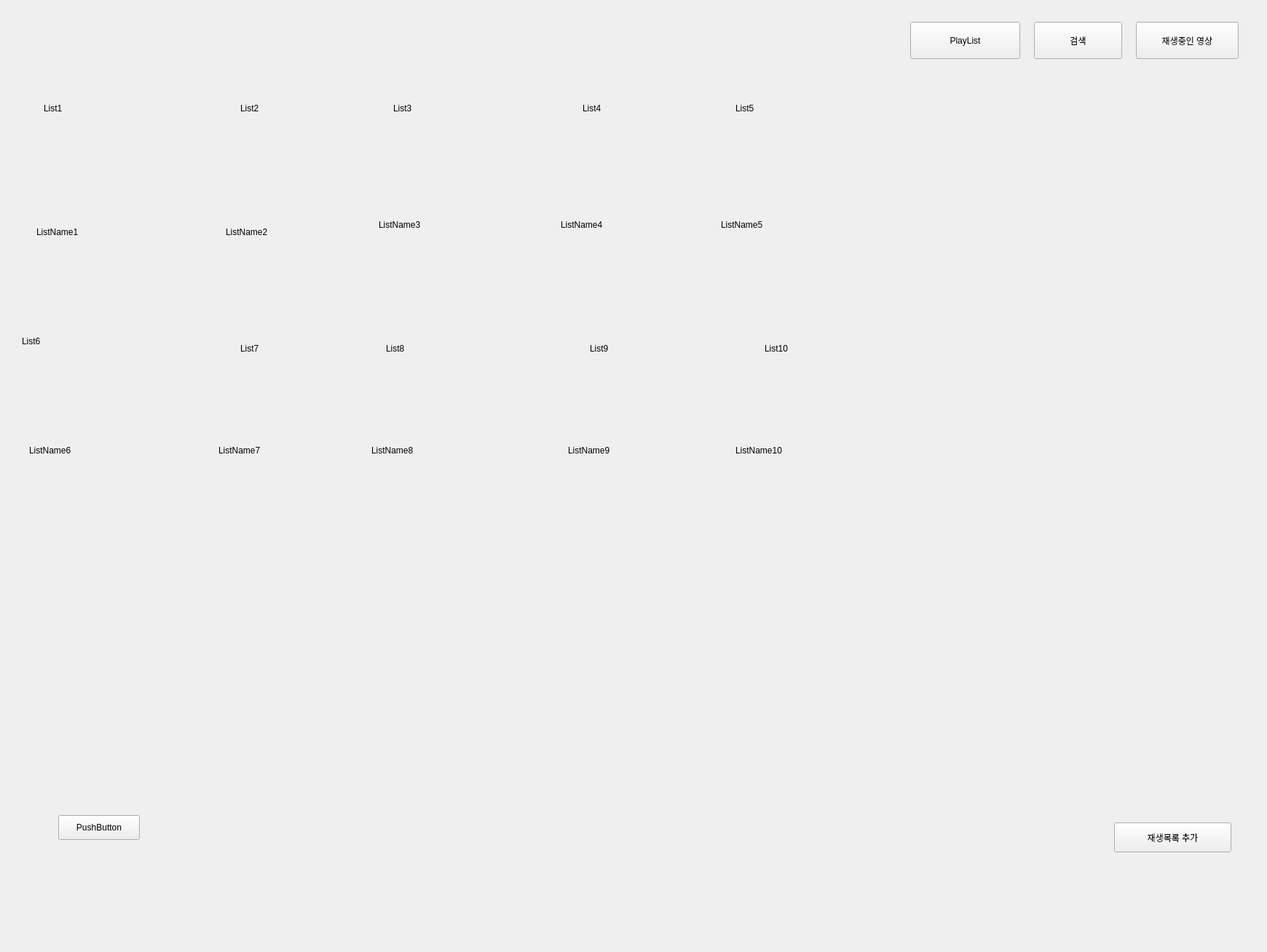
<?xml version="1.0" encoding="UTF-8"?>
<ui version="4.0">
 <class>YouTubePlayer</class>
 <widget class="QMainWindow" name="YouTubePlayer">
  <property name="geometry">
   <rect>
    <x>0</x>
    <y>0</y>
    <width>1740</width>
    <height>1308</height>
   </rect>
  </property>
  <property name="windowTitle">
   <string>MainWindow</string>
  </property>
  <widget class="QWidget" name="centralwidget">
   <widget class="QPushButton" name="MoveSearchPageBtn">
    <property name="geometry">
     <rect>
      <x>1420</x>
      <y>30</y>
      <width>121</width>
      <height>51</height>
     </rect>
    </property>
    <property name="text">
     <string>검색</string>
    </property>
   </widget>
   <widget class="QPushButton" name="MovePlayPageBtn">
    <property name="geometry">
     <rect>
      <x>1560</x>
      <y>30</y>
      <width>141</width>
      <height>51</height>
     </rect>
    </property>
    <property name="text">
     <string>재생중인 영상</string>
    </property>
   </widget>
   <widget class="QStackedWidget" name="stackedWidget">
    <property name="geometry">
     <rect>
      <x>10</x>
      <y>90</y>
      <width>1711</width>
      <height>1121</height>
     </rect>
    </property>
    <property name="currentIndex">
     <number>0</number>
    </property>
    <widget class="QWidget" name="PlayListPage">
     <widget class="QLabel" name="List1">
      <property name="geometry">
       <rect>
        <x>50</x>
        <y>50</y>
        <width>77</width>
        <height>18</height>
       </rect>
      </property>
      <property name="text">
       <string>List1</string>
      </property>
     </widget>
     <widget class="QLabel" name="List2">
      <property name="geometry">
       <rect>
        <x>320</x>
        <y>50</y>
        <width>77</width>
        <height>18</height>
       </rect>
      </property>
      <property name="text">
       <string>List2</string>
      </property>
     </widget>
     <widget class="QLabel" name="List3">
      <property name="geometry">
       <rect>
        <x>530</x>
        <y>50</y>
        <width>77</width>
        <height>18</height>
       </rect>
      </property>
      <property name="text">
       <string>List3</string>
      </property>
     </widget>
     <widget class="QLabel" name="List4">
      <property name="geometry">
       <rect>
        <x>790</x>
        <y>50</y>
        <width>77</width>
        <height>18</height>
       </rect>
      </property>
      <property name="text">
       <string>List4</string>
      </property>
     </widget>
     <widget class="QLabel" name="List5">
      <property name="geometry">
       <rect>
        <x>1000</x>
        <y>50</y>
        <width>77</width>
        <height>18</height>
       </rect>
      </property>
      <property name="text">
       <string>List5</string>
      </property>
     </widget>
     <widget class="QLabel" name="List6">
      <property name="geometry">
       <rect>
        <x>20</x>
        <y>370</y>
        <width>77</width>
        <height>18</height>
       </rect>
      </property>
      <property name="text">
       <string>List6</string>
      </property>
     </widget>
     <widget class="QLabel" name="List7">
      <property name="geometry">
       <rect>
        <x>320</x>
        <y>380</y>
        <width>77</width>
        <height>18</height>
       </rect>
      </property>
      <property name="text">
       <string>List7</string>
      </property>
     </widget>
     <widget class="QLabel" name="List8">
      <property name="geometry">
       <rect>
        <x>520</x>
        <y>380</y>
        <width>77</width>
        <height>18</height>
       </rect>
      </property>
      <property name="text">
       <string>List8</string>
      </property>
     </widget>
     <widget class="QLabel" name="List9">
      <property name="geometry">
       <rect>
        <x>800</x>
        <y>380</y>
        <width>77</width>
        <height>18</height>
       </rect>
      </property>
      <property name="text">
       <string>List9</string>
      </property>
     </widget>
     <widget class="QLabel" name="List10">
      <property name="geometry">
       <rect>
        <x>1040</x>
        <y>380</y>
        <width>77</width>
        <height>18</height>
       </rect>
      </property>
      <property name="text">
       <string>List10</string>
      </property>
     </widget>
     <widget class="QLabel" name="ListName1">
      <property name="geometry">
       <rect>
        <x>40</x>
        <y>220</y>
        <width>101</width>
        <height>18</height>
       </rect>
      </property>
      <property name="text">
       <string>ListName1</string>
      </property>
     </widget>
     <widget class="QLabel" name="ListName2">
      <property name="geometry">
       <rect>
        <x>300</x>
        <y>220</y>
        <width>101</width>
        <height>18</height>
       </rect>
      </property>
      <property name="text">
       <string>ListName2</string>
      </property>
     </widget>
     <widget class="QLabel" name="ListName3">
      <property name="geometry">
       <rect>
        <x>510</x>
        <y>210</y>
        <width>101</width>
        <height>18</height>
       </rect>
      </property>
      <property name="text">
       <string>ListName3</string>
      </property>
     </widget>
     <widget class="QLabel" name="ListName4">
      <property name="geometry">
       <rect>
        <x>760</x>
        <y>210</y>
        <width>101</width>
        <height>18</height>
       </rect>
      </property>
      <property name="text">
       <string>ListName4</string>
      </property>
     </widget>
     <widget class="QLabel" name="ListName5">
      <property name="geometry">
       <rect>
        <x>980</x>
        <y>210</y>
        <width>101</width>
        <height>18</height>
       </rect>
      </property>
      <property name="text">
       <string>ListName5</string>
      </property>
     </widget>
     <widget class="QLabel" name="ListName6">
      <property name="geometry">
       <rect>
        <x>30</x>
        <y>520</y>
        <width>101</width>
        <height>18</height>
       </rect>
      </property>
      <property name="text">
       <string>ListName6</string>
      </property>
     </widget>
     <widget class="QLabel" name="ListName7">
      <property name="geometry">
       <rect>
        <x>290</x>
        <y>520</y>
        <width>101</width>
        <height>18</height>
       </rect>
      </property>
      <property name="text">
       <string>ListName7</string>
      </property>
     </widget>
     <widget class="QLabel" name="ListName8">
      <property name="geometry">
       <rect>
        <x>500</x>
        <y>520</y>
        <width>101</width>
        <height>18</height>
       </rect>
      </property>
      <property name="text">
       <string>ListName8</string>
      </property>
     </widget>
     <widget class="QLabel" name="ListName9">
      <property name="geometry">
       <rect>
        <x>770</x>
        <y>520</y>
        <width>101</width>
        <height>18</height>
       </rect>
      </property>
      <property name="text">
       <string>ListName9</string>
      </property>
     </widget>
     <widget class="QLabel" name="ListName10">
      <property name="geometry">
       <rect>
        <x>1000</x>
        <y>520</y>
        <width>101</width>
        <height>18</height>
       </rect>
      </property>
      <property name="text">
       <string>ListName10</string>
      </property>
     </widget>
     <widget class="QPushButton" name="PlayListPage_YoutubeLogoBtn">
      <property name="geometry">
       <rect>
        <x>70</x>
        <y>1030</y>
        <width>112</width>
        <height>34</height>
       </rect>
      </property>
      <property name="text">
       <string>PushButton</string>
      </property>
     </widget>
     <widget class="QPushButton" name="PlayListPage_AddPlayListBtn">
      <property name="geometry">
       <rect>
        <x>1520</x>
        <y>1040</y>
        <width>161</width>
        <height>41</height>
       </rect>
      </property>
      <property name="text">
       <string>재생목록 추가</string>
      </property>
     </widget>
    </widget>
    <widget class="QWidget" name="PlayPage">
     <widget class="QScrollArea" name="PlayPage_TitleScrollArea">
      <property name="geometry">
       <rect>
        <x>10</x>
        <y>80</y>
        <width>1061</width>
        <height>91</height>
       </rect>
      </property>
      <property name="widgetResizable">
       <bool>true</bool>
      </property>
      <widget class="QWidget" name="PlayPageScrollAreaWidgetContents">
       <property name="geometry">
        <rect>
         <x>0</x>
         <y>0</y>
         <width>1059</width>
         <height>89</height>
        </rect>
       </property>
       <widget class="QLabel" name="PlayPage_TitleLabel">
        <property name="geometry">
         <rect>
          <x>10</x>
          <y>10</y>
          <width>1031</width>
          <height>71</height>
         </rect>
        </property>
        <property name="text">
         <string>PlayPageTitleLabel</string>
        </property>
       </widget>
      </widget>
     </widget>
     <widget class="QLabel" name="PlayPage_PlayListNameLabel">
      <property name="geometry">
       <rect>
        <x>1250</x>
        <y>80</y>
        <width>461</width>
        <height>31</height>
       </rect>
      </property>
      <property name="text">
       <string>PlayPagePlayListNameLabel</string>
      </property>
     </widget>
     <widget class="QPushButton" name="PlayPage_PlayBeforeVideoBtn">
      <property name="geometry">
       <rect>
        <x>1100</x>
        <y>80</y>
        <width>112</width>
        <height>34</height>
       </rect>
      </property>
      <property name="text">
       <string>PushButton</string>
      </property>
     </widget>
     <widget class="QPushButton" name="PlayPage_PlayVideoBtn">
      <property name="geometry">
       <rect>
        <x>1100</x>
        <y>140</y>
        <width>112</width>
        <height>34</height>
       </rect>
      </property>
      <property name="text">
       <string>PushButton</string>
      </property>
     </widget>
     <widget class="QPushButton" name="PlayPage_StopVideoBtn">
      <property name="geometry">
       <rect>
        <x>1100</x>
        <y>200</y>
        <width>112</width>
        <height>34</height>
       </rect>
      </property>
      <property name="text">
       <string>PushButton</string>
      </property>
     </widget>
     <widget class="QPushButton" name="PlayPage_PlayNextVideoBtn">
      <property name="geometry">
       <rect>
        <x>1100</x>
        <y>250</y>
        <width>112</width>
        <height>34</height>
       </rect>
      </property>
      <property name="text">
       <string>PushButton</string>
      </property>
     </widget>
     <widget class="QPushButton" name="PlayPage_ShupplePlayListBtn">
      <property name="geometry">
       <rect>
        <x>1100</x>
        <y>300</y>
        <width>112</width>
        <height>34</height>
       </rect>
      </property>
      <property name="text">
       <string>PushButton</string>
      </property>
     </widget>
     <widget class="QPushButton" name="PlayPage_OnePlayBtn">
      <property name="geometry">
       <rect>
        <x>1100</x>
        <y>350</y>
        <width>112</width>
        <height>34</height>
       </rect>
      </property>
      <property name="text">
       <string>PushButton</string>
      </property>
     </widget>
     <widget class="QPushButton" name="pushButton">
      <property name="geometry">
       <rect>
        <x>1550</x>
        <y>20</y>
        <width>151</width>
        <height>41</height>
       </rect>
      </property>
      <property name="text">
       <string>최소화 기능</string>
      </property>
     </widget>
    </widget>
    <widget class="QWidget" name="SearchPage">
     <widget class="QLineEdit" name="SearchPage_SearchBar">
      <property name="geometry">
       <rect>
        <x>30</x>
        <y>80</y>
        <width>1371</width>
        <height>31</height>
       </rect>
      </property>
     </widget>
     <widget class="QPushButton" name="SearchPage_SearchBtn">
      <property name="geometry">
       <rect>
        <x>1410</x>
        <y>80</y>
        <width>171</width>
        <height>34</height>
       </rect>
      </property>
      <property name="text">
       <string>검색</string>
      </property>
     </widget>
    </widget>
   </widget>
   <widget class="QPushButton" name="MovePlayListBtn">
    <property name="geometry">
     <rect>
      <x>1250</x>
      <y>30</y>
      <width>151</width>
      <height>51</height>
     </rect>
    </property>
    <property name="text">
     <string>PlayList</string>
    </property>
   </widget>
  </widget>
 </widget>
 <resources/>
 <connections/>
</ui>
